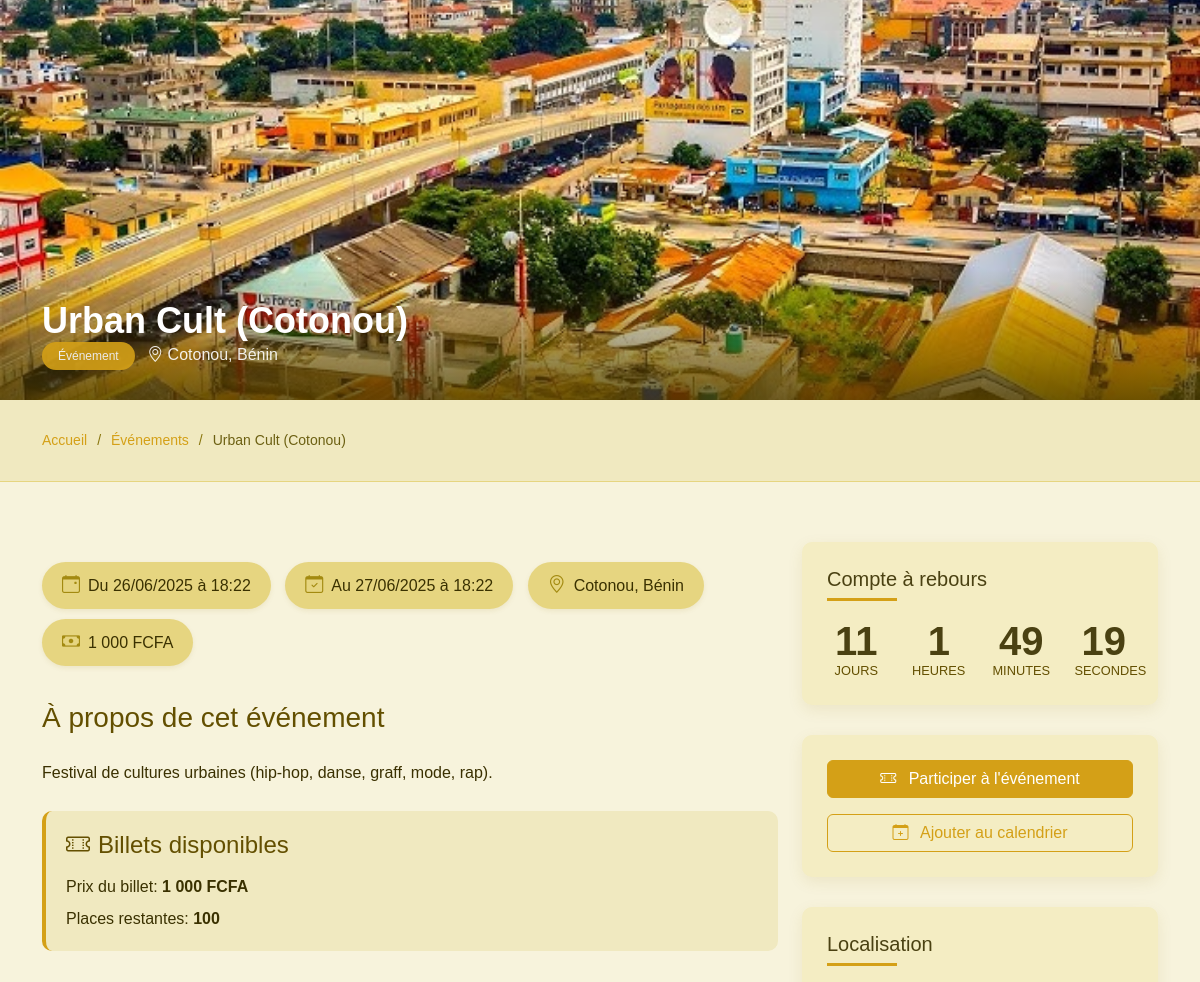
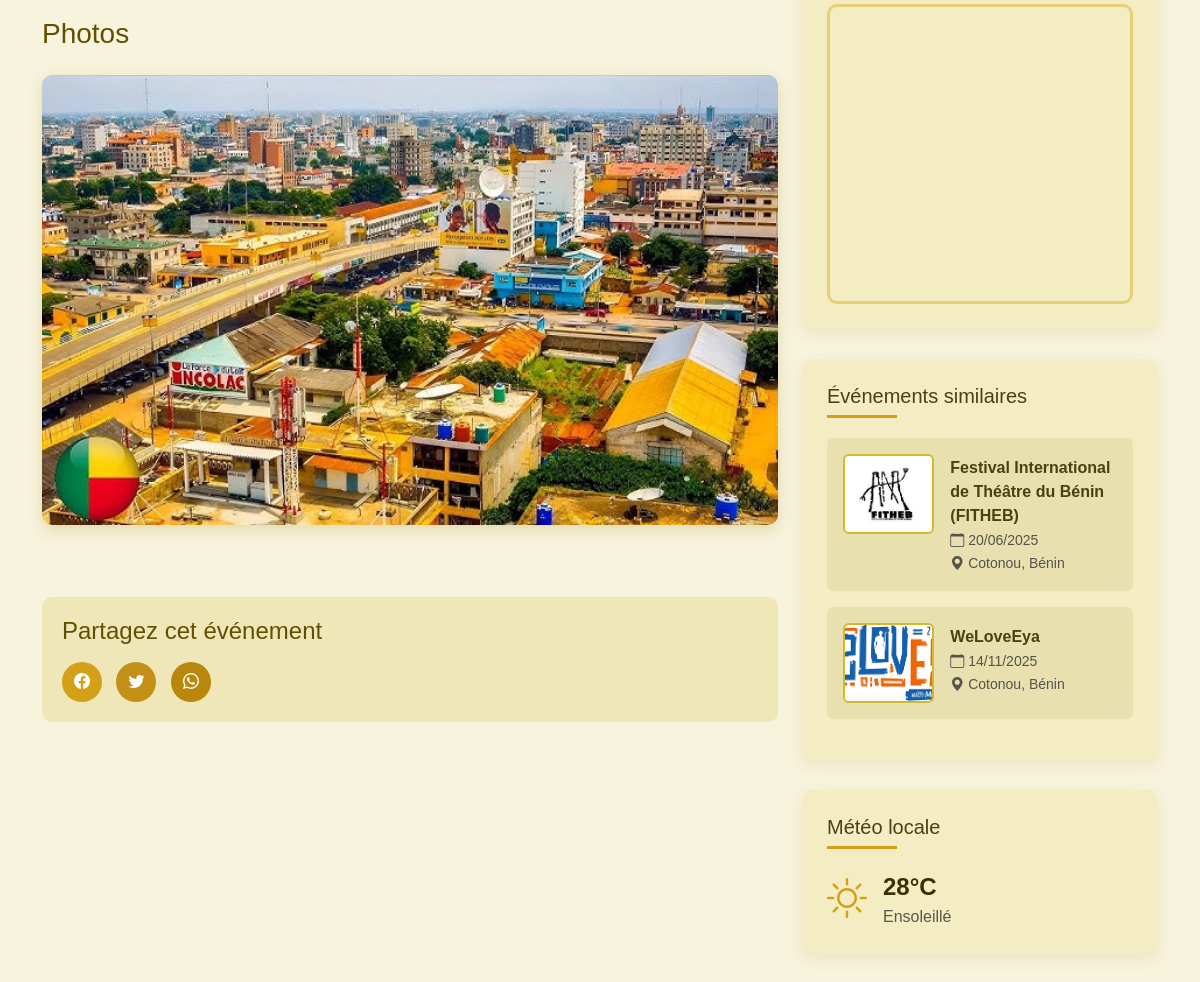
The app's page /detaills-events-paye.php?id=13 with its own data (2 pictures, top to bottom).
### tables this page shows
CREATE TABLE `events` (
  `id` int(11) NOT NULL,
  `picture_event` varchar(111) NOT NULL,
  `label_event` varchar(255) NOT NULL,
  `description_event` text NOT NULL,
  `start_date` datetime NOT NULL,
  `end_date` datetime NOT NULL,
  `localisation` varchar(255) NOT NULL,
  `amount_event` double NOT NULL,
  `number_available_event` double NOT NULL
);

### detaills-events-paye.php (the view, shortened to what this page needs)
<?php
require_once 'database/db.php';
$id = $_GET['id'];
$query = $db->prepare("SELECT * FROM events WHERE id = ?");
$query->execute([$id]);
$event = $query->fetch(PDO::FETCH_ASSOC);
$start_date = new DateTime($event['start_date']);
$end_date = new DateTime($event['end_date']);
$formatted_start_date = $start_date->format('d/m/Y à H:i');
$formatted_end_date = $end_date->format('d/m/Y à H:i');
$query = $db->prepare("SELECT * FROM events WHERE localisation = ? AND id != ? LIMIT 3");
$query->execute([$event['localisation'], $id]);
$similar_events = $query->fetchAll(PDO::FETCH_ASSOC);
?>
<!DOCTYPE html>
<html lang="fr">
<head>
    <link href="https://cdnjs.cloudflare.com/ajax/libs/bootstrap/5.3.0/css/bootstrap.min.css" rel="stylesheet">
    <link href="https://cdnjs.cloudflare.com/ajax/libs/bootstrap-icons/1.10.5/font/bootstrap-icons.min.css" rel="stylesheet">
</head>
<body>
<main id="main">
    <section class="event-hero" style="background-image: url('<?php echo !empty($event['picture_event']) ? 'uploads/events/'.$event['picture_event'] : '/api/placeholder/1200/500'; ?>'); background-size: cover; background-position: center; height: 50vh; position: relative;">
        <div style="position: absolute; bottom: 0; left: 0; right: 0; background: linear-gradient(to top, rgba(73, 58, 0, 0.8), transparent); padding: 30px;">
            <div class="container">
                <h1 style="color: white; font-size: 36px; font-weight: 700; margin-bottom: 0;"><?php echo $event['label_event']; ?></h1>
                <div style="color: white; opacity: 0.9;">
                    <span class="badge bg-primary me-2">Événement</span>
                    <span><i class="bi bi-geo-alt"></i> <?php echo $event['localisation']; ?></span>
                </div>
            </div>
        </div>
    </section>
    <section class="breadcrumbs">
        <div class="container">
            <div class="d-flex justify-content-between align-items-center">
                <ol>
                    <li><a href="index.php" style="color: var(--primary-color); text-decoration: none;">Accueil</a></li>
                    <li><a href="index.php?page=events" style="color: var(--primary-color); text-decoration: none;">Événements</a></li>
                    <li style="color: #6c6012;"><?php echo $event['label_event']; ?></li>
                </ol>
            </div>
        </div>
    </section>
    <section class="event-details">
        <div class="container">
            <div class="row">
                <div class="col-lg-8">
                    <div class="event-details-content">
                        <div class="event-info-badges">
                            <div class="info-badge">
                                <i class="bi bi-calendar-event"></i>
                                <span>Du <?php echo $formatted_start_date; ?></span>
                            </div>
                            <div class="info-badge">
                                <i class="bi bi-calendar-check"></i>
                                <span>Au <?php echo $formatted_end_date; ?></span>
                            </div>
                            <div class="info-badge">
                                <i class="bi bi-geo-alt"></i>
                                <span><?php echo $event['localisation']; ?></span>
                            </div>
                            <div class="info-badge">
                                <i class="bi bi-cash"></i>
                                <span><?php echo number_format($event['amount_event'], 0, ',', ' '); ?> FCFA</span>
                            </div>
                        </div>
                        <div class="event-description mb-4">
                            <h3 class="mb-4" style="color: #634f00;">À propos de cet événement</h3>
                            <div style="line-height: 1.8;">
                                <?php echo nl2br($event['description_event']); ?>
                            </div>
                        </div>
                        <div class="ticket-info">
                            <h4 style="color: #634f00; margin-bottom: 15px;"><i class="bi bi-ticket-perforated me-2"></i>Billets disponibles</h4>
                            <p class="mb-2">Prix du billet: <strong><?php echo number_format($event['amount_event'], 0, ',', ' '); ?> FCFA</strong></p>
                            <p class="mb-0">Places restantes: <strong><?php echo $event['number_available_event']; ?></strong></p>
                        </div>
                        <?php if(!empty($event['picture_event'])): ?>
                        <div class="event-gallery mt-5 mb-5">
                            <h3 class="mb-4" style="color: #634f00;">Photos</h3>
                            <div class="row g-3">
                                <div class="col-md-12">
                                    <div class="event-image mb-4">
                                        <img src="uploads/events/<?php echo $event['picture_event']; ?>" alt="<?php echo $event['label_event']; ?>" class="img-fluid rounded">
                                    </div>
                                </div>
                            </div>
                        </div>
                        <?php endif; ?>
                        <div class="social-share mt-5">
                            <h4 style="color: #634f00; margin-bottom: 15px;">Partagez cet événement</h4>
                            <div class="social-links mt-3">
                                <a href="https://www.facebook.com/sharer/sharer.php?u=<?php echo urlencode('https://' . $_SERVER['HTTP_HOST'] . $_SERVER['REQUEST_URI']); ?>" class="facebook" target="_blank"><i class="bi bi-facebook"></i></a>
                                <a href="https://twitter.com/intent/tweet?text=<?php echo urlencode($event['label_event']); ?>&url=<?php echo urlencode('https://' . $_SERVER['HTTP_HOST'] . $_SERVER['REQUEST_URI']); ?>" class="twitter" target="_blank"><i class="bi bi-twitter"></i></a>
                                <a href="https://wa.me/?text=<?php echo urlencode($event['label_event'] . ' - https://' . $_SERVER['HTTP_HOST'] . $_SERVER['REQUEST_URI']); ?>" class="whatsapp" target="_blank"><i class="bi bi-whatsapp"></i></a>
                            </div>
                        </div>
                    </div>
                </div>
                <div class="col-lg-4 mt-4 mt-lg-0">
                    <div class="event-sidebar">
                        <div class="sidebar-widget">
                            <h4 class="sidebar-title">Compte à rebours</h4>
                            <div class="row text-center" id="countdown">
                                <div class="col-3">
                                    <div >
                                        <div class="countdown-value" id="days">--</div>
                                        <div class="countdown-label">Jours</div>
                                    </div>
                                </div>
                                <div class="col-3">
                                    <div >
                                        <div class="countdown-value" id="hours">--</div>
                                        <div class="countdown-label">Heures</div>
                                    </div>
                                </div>
                                <div class="col-3">
                                    <div >
                                        <div class="countdown-value" id="minutes">--</div>
                                        <div class="countdown-label">Minutes</div>
                                    </div>
                                </div>
                                <div class="col-3">
                                    <div >
                                        <div class="countdown-value" id="seconds">--</div>
                                        <div class="countdown-label">Secondes</div>
                                    </div>
                                </div>
                            </div>
                        </div>
                        <div class="sidebar-widget">
                            <button id="pay-btn" class="btn btn-primary w-100 mb-3"><i class="bi bi-ticket-perforated me-2"></i> Participer à l'événement</button>
                            <a href="#" class="btn btn-outline-primary w-100"><i class="bi bi-calendar-plus me-2"></i> Ajouter au calendrier</a>
                        </div>
                        <div class="sidebar-widget">
                            <h4 class="sidebar-title">Localisation</h4>
                            <div class="map-container">
                                <iframe src="https://www.google.com/maps/embed?pb=!1m18!1m12!1m3!1d4032442.1059084896!2d0.7766389779151727!3d9.322448217831306!2m3!1f0!2f0!3f0!3m2!1i1024!2i768!4f13.1!3m3!1m2!1s0x1023542b047a5695%3A0x7c4028aff4620a4c!2zQsOpbmlu!5e0!3m2!1sfr!2sfr!4v1650128463201!5m2!1sfr!2sfr" width="100%" height="300" style="border:0;" allowfullscreen="" loading="lazy"></iframe>
                            </div>
                        </div>
                        <?php if(isset($similar_events) && count($similar_events) > 0): ?>
                        <div class="sidebar-widget">
                            <h4 class="sidebar-title">Événements similaires</h4>
                            <div class="similar-events">
                                <?php foreach($similar_events as $similar): ?>
                                <?php
                                    $similar_start = new DateTime($similar['start_date']);
                                    $similar_formatted_date = $similar_start->format('d/m/Y');
                                ?>
                                <div class="similar-event-item mb-3 p-3 border-0 rounded">
                                    <div class="row g-0">
                                        <div class="col-4">
                                            <?php if(!empty($similar['picture_event'])): ?>
                                                <img src="uploads/events/<?php echo $similar['picture_event']; ?>" alt="<?php echo $similar['label_event']; ?>" class="img-fluid rounded">
                                            <?php else: ?>
                                                <img src="/api/placeholder/100/100" alt="<?php echo $similar['label_event']; ?>" class="img-fluid rounded">
                                            <?php endif; ?>
                                        </div>
                                        <div class="col-8 ps-3">
                                            <h5 class="mb-1"><a href="detail-event.php?id=<?php echo $similar['id']; ?>"><?php echo $similar['label_event']; ?></a></h5>
                                            <div class="text-muted small"><i class="bi bi-calendar"></i> <?php echo $similar_formatted_date; ?></div>
                                            <span class="text-muted small"><i class="bi bi-geo-alt-fill"></i> <?php echo $similar['localisation']; ?></span>
                                        </div>
                                    </div>
                                </div>
                                <?php endforeach; ?>
                            </div>
                        </div>
                        <?php endif; ?>
                        <div class="sidebar-widget">
                            <h4 class="sidebar-title">Météo locale</h4>
                            <div class="d-flex align-items-center">
                                <div class="fs-1 me-3">
                                    <i class="bi bi-sun text-warning"></i>
                                </div>
                                <div>
                                    <div class="fs-4 fw-bold">28°C</div>
                                    <div class="text-muted">Ensoleillé</div>
                                </div>
                            </div>
                        </div>
                    </div>
                </div>
            </div>
        </div>
    </section>
</main>
</body>
</html>

### detaills-events-paye.php (style rules this page uses)
:root { --primary-color: #d4a017; --secondary-color: #b8870b; --accent-color: #e6b800; --dark-color: #4a4112; --light-color: #f8f5e6; --text-color: #3a3100; --background-color: #f7f3dc; }
body { font-family: 'Poppins', sans-serif; color: var(--text-color); background-color: var(--background-color); }
.breadcrumbs { padding: 30px 0; background-color: #f0e9c0; border-bottom: 1px solid #e6d580; }
.breadcrumbs ol { display: flex; flex-wrap: wrap; list-style: none; padding: 0; margin: 0; font-size: 14px; }
.breadcrumbs ol li + li { padding-left: 10px; }
.breadcrumbs ol li + li::before { display: inline-block; padding-right: 10px; color: #88750d; content: "/"; }
.event-details { padding: 60px 0; }
.event-image { position: relative; border-radius: 10px; overflow: hidden; box-shadow: 0 5px 15px rgba(150, 120, 0, 0.2); }
.event-image img { width: 100%; height: 450px; object-fit: cover; transition: transform 0.5s ease; }
.badge { padding: 8px 16px; font-weight: 500; border-radius: 30px; }
.bg-primary { background-color: var(--primary-color) !important; }
.event-description { line-height: 1.8; font-size: 16px; color: #3a3000; }
.sidebar-widget { background-color: #f4edc3; border-radius: 10px; padding: 25px; margin-bottom: 30px; box-shadow: 0 5px 15px rgba(150, 120, 0, 0.1); }
.sidebar-title { font-size: 20px; margin-bottom: 20px; color: var(--dark-color); position: relative; padding-bottom: 10px; }
.sidebar-title:after { content: ''; position: absolute; left: 0; bottom: 0; height: 3px; width: 70px; background-color: var(--primary-color); }
.map-container { border-radius: 10px; overflow: hidden; height: 300px; border: 3px solid #e6d076; }
.similar-event-item { transition: all 0.3s ease; background-color: #e8e0ae; }
.similar-event-item img { border-radius: 8px; height: 80px; width: 100%; object-fit: cover; border: 2px solid #d4b82e; }
.similar-event-item h5 a { color: var(--dark-color); text-decoration: none; font-weight: 600; font-size: 16px; transition: color 0.3s ease; }
.social-share { background-color: #efe7b8; padding: 20px; border-radius: 10px; }
.social-links a { display: inline-flex; align-items: center; justify-content: center; width: 40px; height: 40px; border-radius: 50%; margin-right: 10px; color: white; text-decoration: none; transition: all 0.3s ease; }
.social-links .facebook { background-color: #d4a017; }
.social-links .twitter { background-color: #c29016; }
.social-links .whatsapp { background-color: #b8870b; }
.event-info-badges { margin-top: 20px; margin-bottom: 25px; }
.info-badge { display: inline-flex; align-items: center; background-color: #e6d580; border-radius: 30px; padding: 10px 20px; margin-right: 10px; margin-bottom: 10px; box-shadow: 0 2px 5px rgba(150, 120, 0, 0.1); }
.info-badge i { margin-right: 8px; font-size: 18px; color: #a38a10; }
.btn-primary { background-color: var(--primary-color) !important; border-color: var(--primary-color) !important; color: #fff !important; }
.btn-outline-primary { color: var(--primary-color) !important; border-color: var(--primary-color) !important; }
a { color: #886c00; }
.text-warning { color: #d4a017 !important; }
.ticket-info { padding: 20px; background-color: #f0e9c0; border-radius: 10px; margin-top: 20px; border-left: 4px solid var(--primary-color); }
.countdown-value { font-size: 2.5rem; font-weight: 700; color: var(--dark-color); line-height: 1; }
.countdown-label { font-size: 0.8rem; text-transform: uppercase; color: #634f00; }

### records on screen
events: picture_event (picture), label_event "Urban Cult (Cotonou)", localisation "Cotonou, Bénin", start_date "26/06/2025 à 18:22", end_date "27/06/2025 à 18:22", amount_event "1 000", description_event "Festival de cultures urbaines (hip-hop, danse, graff, mode, rap).", number_available_event "100"
events: picture_event (picture), label_event "Festival International de Théâtre du Bénin (FITHEB)", start_date "20/06/2025", localisation "Cotonou, Bénin"
events: picture_event (picture), label_event "WeLoveEya", start_date "14/11/2025", localisation "Cotonou, Bénin"
